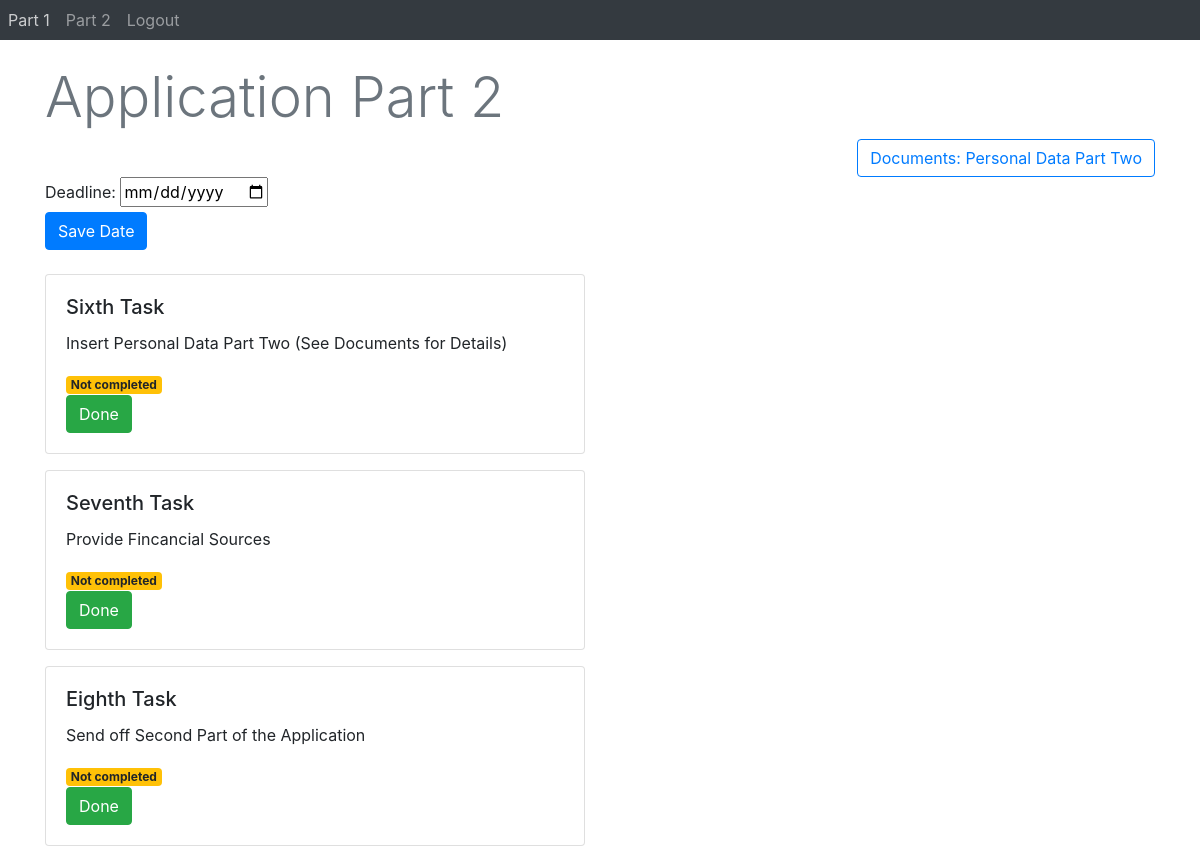
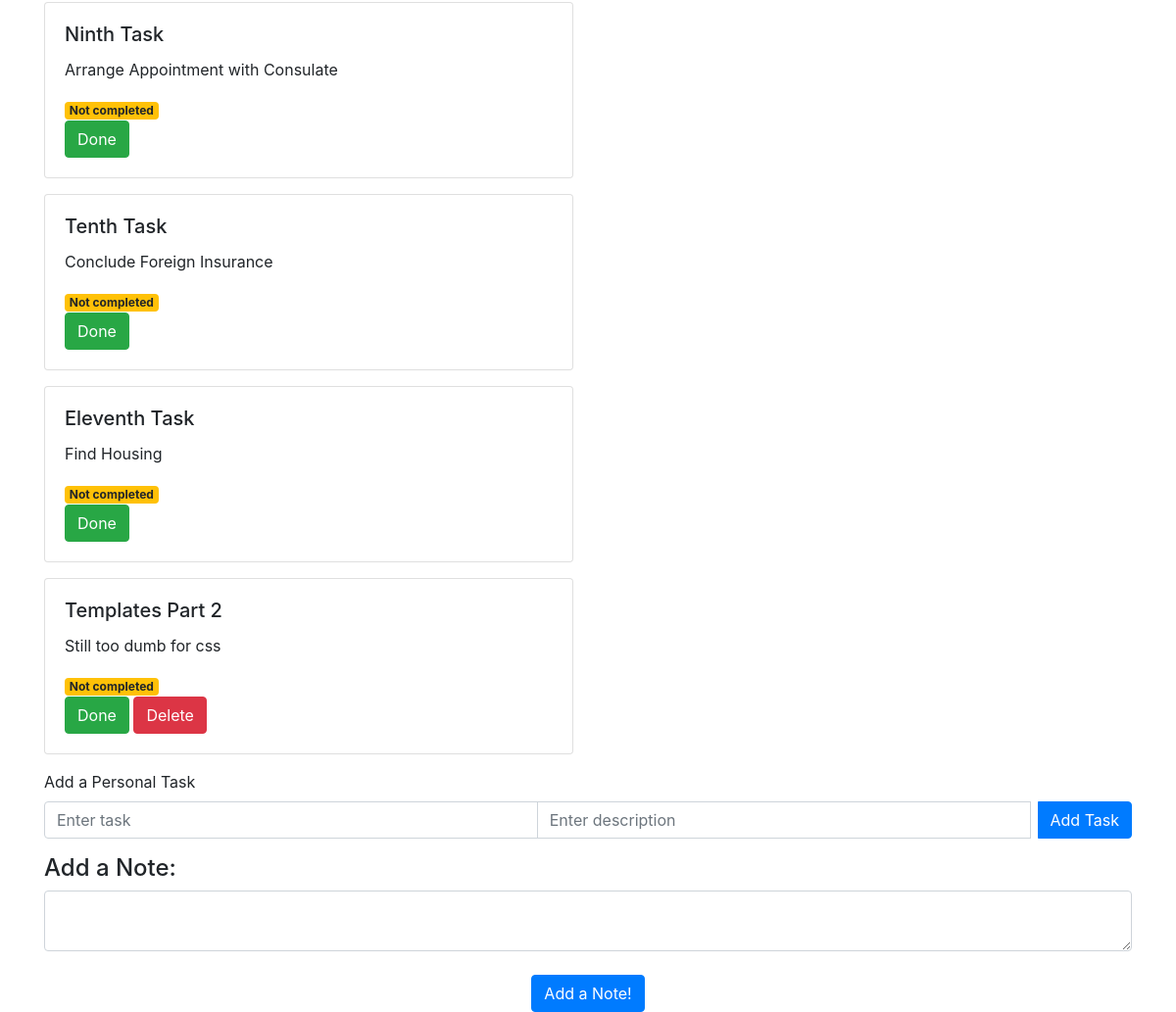
Page /displayDatePart2/1 (signed in) on the earlier database version (2 pictures, top to bottom).
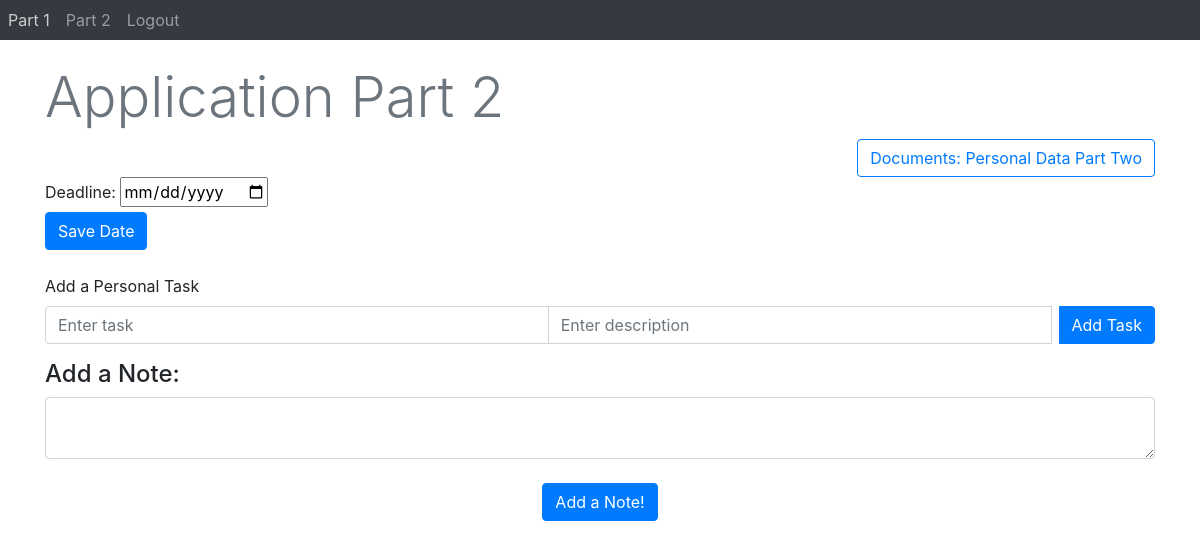
Same page on the later database version.
### Webapp/models.py (models this page shows)
class Task(db.Model):
    id = db.Column(db.Integer, primary_key=True)
    title = db.Column(db.String(100))
    description = db.Column(db.String(100))
    page_name = db.Column(db.String(50), nullable=False)
    completed = db.Column(db.Boolean, default=False)
    user_id = db.Column(db.Integer, db.ForeignKey('user.id'), nullable=True)

### Webapp/views.py (the view)
@views.route('/displayDatePart2/<date_id>')
def displayDatePart2(date_id):
    date = Date.query.filter_by(id=date_id, page_name='Part 2').first()
    return render_template("applicationPart2.html", user=current_user, date=date)

### Webapp/__init__.py (called while the page is built)
def create_app():
    app = Flask(__name__)
    app.config['SECRET_KEY'] = "Rookie Coders"
    app.config['SQLALCHEMY_DATABASE_URI'] = f'sqlite:///{DB_NAME}'
    db.init_app(app)
    from .views import views
    from .auth import auth
    app.register_blueprint(views, url_prefix='/')
    app.register_blueprint(auth, url_prefix='/')
    from .models import User, Task
    with app.app_context():
        db.create_all()
        tasks = Task.query.all()
        for task in tasks:
           db.session.delete(task)
        db.session.commit()
    login_manager = LoginManager()
    login_manager.login_view = 'auth.login'
    login_manager.init_app(app)
    @login_manager.user_loader
    def load_user(id):
        return User.query.get(int(id))
    return app

### Webapp/templates/applicationPart2.html (shortened to what this page needs)
{% extends "base.html" %} {% block title %}Application Part 1{%endblock %}
{% block content %}
<br>
<h1 class="display-4 text-muted">Application Part 2</h1>
<div class = "text-right">
    <button type="submit" onclick="location.href='http://127.0.0.1:5000/SubTaskFinancialRessources'"class="btn btn-outline-primary">Documents: Personal Data Part Two</button>
</div>
  <form action="/save-datePart2" method = "POST" >
      <label for ="date">Deadline:</label>
      <input type = "date" id = "date" name="date"> </input>
      <br />
      <div align = "left">
          <button type = "submit" class = "btn btn-primary">Save Date</button>
      </div>
  </form>
  <br>
  <div class="row">
    <div class="col-md-6">
      {% for task in user.tasks %}
        {% if task.page_name == 'Part 2' %}
          <div class="card mb-3">
            <div class="card-body">
              <h5 class="card-title">{{ task.title }}</h5>
              <p class="card-text">{{ task.description }}</p>
              {% if task.completed == false %}
                <span class="badge badge-warning">Not completed</span>
              {% else %}
                <span class="badge badge-success">Completed</span>
              {% endif %}
              <div>
                {% if task.completed == false %}
                  <button type="button" onClick="location.href='/completeTaskPart1/{{ task.id }}'" class="btn btn-success">Done</button>
                {% else %}
                  <button type="button" onClick="location.href='/completeTaskPart1/{{ task.id }}'" class="btn btn-secondary">Undo</button>
                {% endif %}
                {% if task.title != 'Sixth Task' and task.title != 'Seventh Task' and task.title != 'Eighth Task' and task.title != 'Ninth Task' and task.title != 'Tenth Task' and task.title != 'Eleventh Task' %}
                  <button type="button" onClick="location.href='/deleteTaskPart1/{{ task.id }}'" class="btn btn-danger">Delete</button>
                {% endif %}
              </div>
            </div>
          </div>
        {% endif %}
      {% endfor %}
    </div>
  </div>
  <form action="/addTaskPart2" method="POST">
    <div class="form-group">
      <label for="title">Add a Personal Task</label>
      <div class="input-group">
        <input type="text" class="form-control" name="title" placeholder="Enter task">
        <input type="text" class="form-control" name="description" placeholder="Enter description">
        <div class="input-group-append">
          <button type="submit" class="btn btn-primary ml-2">Add Task</button>
        </div>
      </div>
    </div>
  </form>
  <h4> Add a Note: </h4>
  <form action="/addNotePart2" method = "POST" >
      <textarea name = "notePart2" id = "notePart2" class = "form-control"> </textarea>
      <br />
      <div align = "center">
      <button type = "submit" class = "btn btn-primary">Add a Note!</button>
      </div>
  </form>
{% endblock %}

Differences in the rows shown:
removed Task: title "Sixth Task", description "Insert Personal Data Part Two (See Documents for Details)", completed "Not completed"
removed Task: title "Seventh Task", description "Provide Fincancial Sources", completed "Not completed"
removed Task: title "Eighth Task", description "Send off Second Part of the Application", completed "Not completed"
removed Task: title "Ninth Task", description "Arrange Appointment with Consulate", completed "Not completed"
removed Task: title "Tenth Task", description "Conclude Foreign Insurance", completed "Not completed"
removed Task: title "Eleventh Task", description "Find Housing", completed "Not completed"
removed Task: title "Templates Part 2", description "Still too dumb for css", completed "Not completed"
